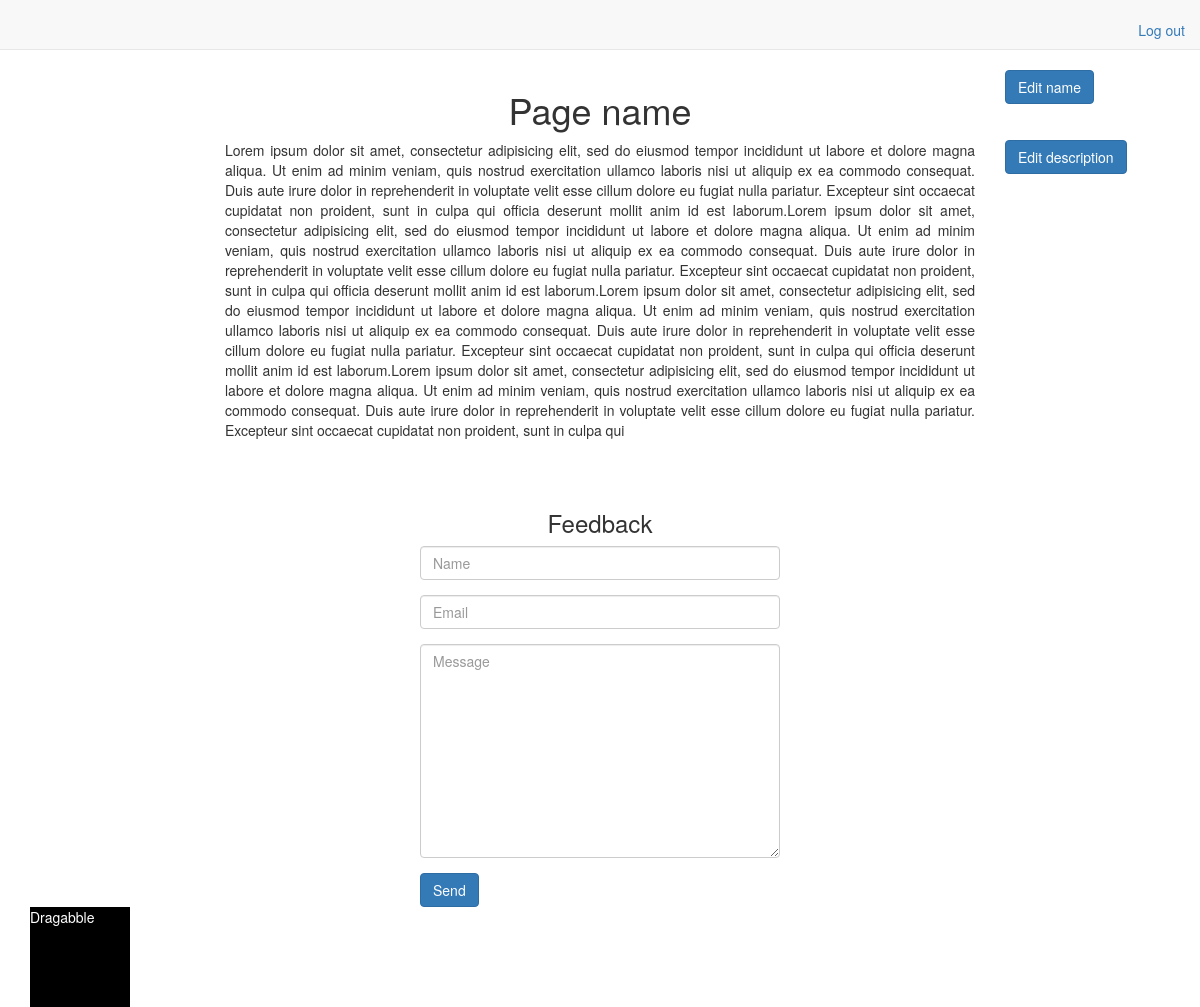
Screenshot of / (signed in) with the database file from the repository.
### tables this page shows
CREATE TABLE `data` (
  `id` int(11) NOT NULL,
  `userId` int(11) NOT NULL,
  `pageName` varchar(255) NOT NULL,
  `pageDescription` text NOT NULL,
  `coordinates` varchar(255) NOT NULL
);

### config/routes.php (called while the page is built)
<?php
return [
    'user/login' => 'user/login',
    'user/logout' => 'user/logout',
    'dashboard/editPageDescription' => 'dashboard/editPageDescription',
    'dashboard/editPageName' => 'dashboard/editPageName',
    'dashboard/sendEmail' => 'dashboard/sendEmail',
    'dashboard/getCoord' => 'dashboard/getCoord',
    'dashboard/setCoord' => 'dashboard/setCoord',
    '' => 'dashboard/index'
];

### controllers/DashboardController.php (called while the page is built, shortened)
<?php
class DashboardController {
    public function actionIndex() {
        $userId = UserController::checkUser();
        $dashboard = Dashboard::getDashboard($userId);
        $pageName = $dashboard['pageName'];
        $pageDescription = $dashboard['pageDescription'];
        require_once ROOT . '/views/dashboard/index.php';
        return true;
    }
}

### index.php (called while the page is built, shortened)
<?php
$router = new Router();
$router->run();

### models/Dashboard.php (called while the page is built, shortened)
<?php
class Dashboard {
    public static function getDashboard($userId) {
        $db = Db::getConnection();
        $sql = "SELECT * FROM data WHERE userId = :userId";
        $result = $db->prepare($sql);
        $result->bindParam(':userId', $userId, PDO::PARAM_INT);
        $result->setFetchMode(PDO::FETCH_ASSOC);
        $result->execute();
        return $result->fetch();
    }
}

### models/User.php (called while the page is built, shortened)
<?php
class User {
    public static function getUser($id) {
        if ($id) {
            $db = Db::getConnection();
            $sql = 'SELECT * FROM user WHERE id = :id';
            $result = $db->prepare($sql);
            $result->bindParam(':id', $id, PDO::PARAM_INT);
            $result->setFetchMode(PDO::FETCH_ASSOC);
            $result->execute();
            return $result->fetch();
        }
    }
}

### controllers/UserController.php (called while the page is built, shortened)
<?php
class UserController {
    public static function checkUser() {
        $userId = User::checkLogged();
        $user = User::getUser($userId);
        if ($user) { return $user['id']; }
    }
}

### views/dashboard/index.php (the view, shortened to what this page needs)
<?php require_once(ROOT . '/views/layouts/header.php'); ?>
<nav class="navbar navbar-default navbar-fixed-top">
    <div class="container">
        <br />
        <a href="/user/logout" class="navbar-right">Log out</a>
    </div>
</nav>
<div class="row">
    <div id="heading">
        <div class="col-md-8 col-md-offset-2" style="text-align: center">
            <h1 id="pageName"><?php echo htmlspecialchars($pageName); ?></h1>
        </div>
        <div class="col-md-1">
            <button id="editName"
                    type="button"
                    class="btn btn-primary">Edit name</button>
        </div>
    </div>
</div>
<div class="row">
    <div id="description">
        <div class="col-md-8 col-md-offset-2">
            <p id="pageDescription" style="text-align: justify;"><?php echo htmlspecialchars($pageDescription); ?></p>
        </div>
        <div class="col-md-1">
            <button id="editDescription"
                    type="button"
                    class="btn btn-primary">Edit description</button>
        </div>
    </div>
</div>
<div class="row">
    <br/>
    <br/>
    <h3 style="text-align: center;">Feedback</h3>
    <div class="col-md-4 col-md-offset-4">
        <form id="feedback">
            <div class="form-group">
                <input id="userName"
                       class="form-control"
                       type="text"
                       name="userName"
                       placeholder="Name"
                       required/>
            </div>
            <div class="form-group">
                <input id="userEmail"
                       class="form-control"
                       type="email"
                       name="userEmail"
                       placeholder="Email"
                       required/>
            </div>
            <div class="form-group">
                <textarea id="userFeedback"
                          class="form-control"
                          name="userFeedback"
                          maxlength="1000"
                          rows="10"
                          placeholder="Message"
                          required></textarea>
            </div>
            <button id="submitFeedback"
                    type="submit"
                    class="btn btn-primary">Send</button>
        </form>
    </div>
</div>
<div id="dragabbleImage"
     style="
     position: absolute;
     z-index: 10000;
     width: 100px;
     height: 100px;
     background-color: #000000;
     color: #ffffff;">
    Dragabble
</div>
<?php
require_once(ROOT . '/views/layouts/footer.php');

### components/Router.php (shortened to what this page needs)
<?php
class Router {
    private $routes;
    public function __construct() {
        $routesPath = ROOT . '/config/routes.php';
        $this->routes = include($routesPath);
    }
    private function getURI() {
        if (!empty($_SERVER['REQUEST_URI'])) {
            return trim($_SERVER['REQUEST_URI'], '/');
        }
    }
    public function run() {
        $uri = $this->getURI();
        foreach ($this->routes as $uriPattern => $path) {
            if (preg_match("~$uriPattern~", $uri)) {
                $internalRoute = preg_replace("~$uriPattern~", $path, $uri);
                $segments = explode('/', $internalRoute);
                $controllerName = array_shift($segments) . 'Controller';
                $actionName = 'action' . ucfirst(array_shift($segments));
                $parameters = $segments;
                $controllerObject = new $controllerName;
                $result = call_user_func_array(
                            array($controllerObject, $actionName),
                            $parameters
                        );
                if ($result != null) {
                    break;
                }
            }
        }
    }
}

### views/layouts/header.php (shortened to what this page needs)
<!DOCTYPE html>
<html lang="en">
    <head>
        <link href="/template/css/bootstrap.min.css" rel="stylesheet">
        <link href="/template/css/4-col-portfolio.css" rel="stylesheet">
    </head>
    <body>
        <div class="container">

### views/layouts/footer.php (shortened to what this page needs)
</div>
</body>
</html>

### template/css/4-col-portfolio.css (style rules this page uses)
body { padding-top: 70px; }

### rows the page displays
data: pageName "Page name", pageDescription "Lorem ipsum dolor sit amet, consectetur adipisicing elit, sed do eiusmod tempor incididunt ut labore et dolore magna aliqua. Ut enim ad minim veniam, quis nostrud exercitation ullamco laboris nisi ut aliquip ex ea commodo consequat. Duis aute irure dolor in reprehenderit in voluptate velit esse cillum dolore eu fugiat nulla pariatur. Excepteur sint occaecat cupidatat non proident, sunt in culpa qui officia deserunt mollit anim id est laborum.Lorem ipsum dolor sit amet, consectetur adipisicing elit, sed do eiusmod tempor incididunt ut labore et dolore magna aliqua. Ut enim ad minim veniam, quis nostrud exercitation ullamco laboris nisi ut aliquip ex ea commodo consequat. Duis aute irure…"
